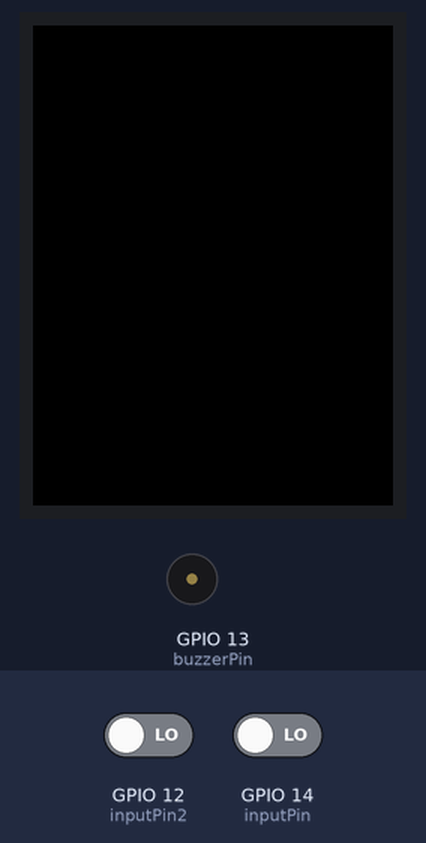
Simulated run of this sketch. Board: ESP32. Parts: 240×320 colour display, buzzer (waves = sounding). Inputs (shaded band) come from the test bench; at power-on: GPIO 12 (inputPin2) LOW, GPIO 14 (inputPin) LOW. What the sketch prints to the serial monitor is not drawn.

Above: at 1.3 s.
1.4 s: GPIO 12 (inputPin2) driven HIGH
At 4.2 s:
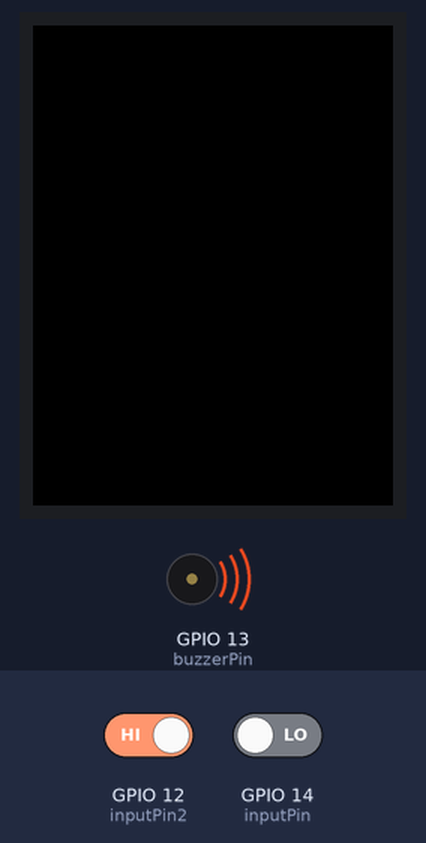
4.4 s: GPIO 12 (inputPin2) driven LOW
At 6.3 s:
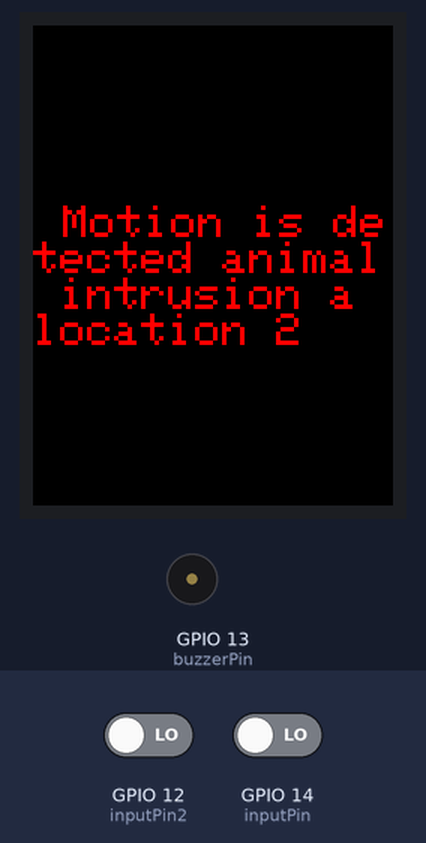
6.9 s: GPIO 14 (inputPin) driven HIGH
At 7.7 s:
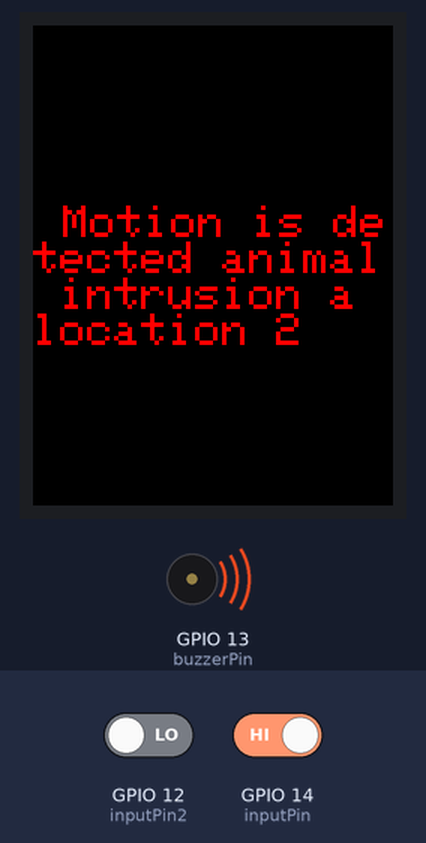
9.9 s: GPIO 14 (inputPin) driven LOW
At 10.6 s:
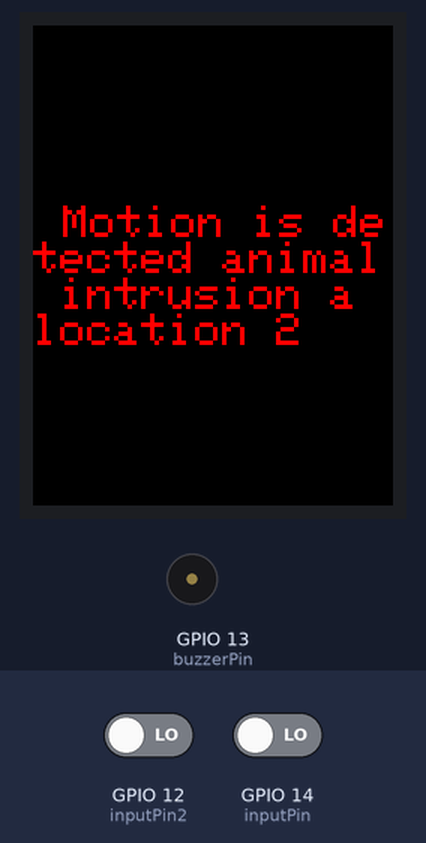
11.4 s: GPIO 12 (inputPin2) driven HIGH
At 11.7 s:
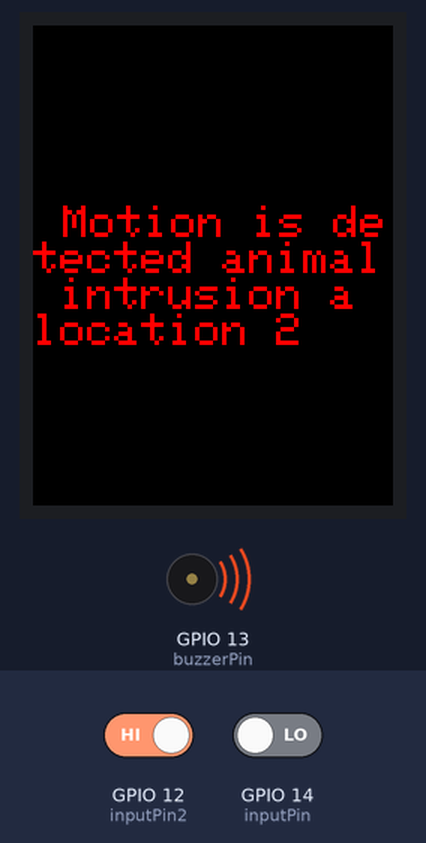
Timing chart, 0 to 15.4 s (numbered marks = the images above; inputs shaded):
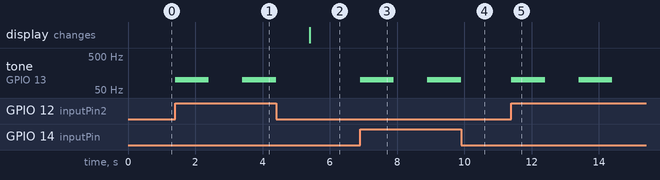

Measured:
- after the input at 1.4 s, tone on GPIO 13 (buzzerPin): silent → 100 Hz at once, → silent 1.0 s later, → 100 Hz 1.0 s later
- after the input at 4.4 s, tone on GPIO 13 (buzzerPin): goes on until 4.4 s, then stays silent
- after the input at 6.9 s, tone on GPIO 13 (buzzerPin): silent → 100 Hz at once, → silent 1.0 s later, → 100 Hz 1.0 s later
- after the input at 9.9 s, tone on GPIO 13 (buzzerPin): goes on until 9.9 s, then stays silent
- after the input at 11.4 s, tone on GPIO 13 (buzzerPin): alternates 100 Hz for 1.0 s and silent for 1.0 s, starting at once

The sketch:

esp32-ili9341-hello.ino
```cpp
#include "SPI.h"
#include "Adafruit_GFX.h"
#include "Adafruit_ILI9341.h"

#define TFT_DC 2
#define TFT_CS 15
Adafruit_ILI9341 tft = Adafruit_ILI9341(TFT_CS, TFT_DC);

int inputPin2 = 12;
int inputPin = 14;
int pirState = LOW;
int val = 0;
int val2=0;
int buzzerPin = 13;


void setup() {
  pinMode(inputPin2, INPUT);
  pinMode(inputPin, INPUT);
  pinMode(buzzerPin , OUTPUT);
  Serial.begin(9600);
  tft.begin();


}

void loop() {
  val = digitalRead(inputPin);
  val2= digitalRead(inputPin2);
  if (val == HIGH) {
    tone(buzzerPin, 100);
    delay(1000);
    noTone(buzzerPin);
    delay(1000);
    tone(buzzerPin, 100, 1000);
    delay(2000);
    if (pirState == LOW) {
      Serial.println("Motion is detected animal intrusion");
      pirState = HIGH;
      tft.setCursor(20, 120);
      tft.setTextColor(ILI9341_RED);
      tft.setTextSize(3);
      tft.println("Motion is detected animal intrusion");
    }
  }
  else if (val2 == HIGH) {
    tone(buzzerPin, 100);
    delay(1000);
    noTone(buzzerPin);
    delay(1000);
    tone(buzzerPin, 100, 1000);
    delay(2000);
    if (pirState == LOW) {
      Serial.println("Motion is detected animal intrusion at location 2");
      pirState = HIGH;
      tft.setCursor(20, 120);
      tft.setTextColor(ILI9341_RED);
      tft.setTextSize(3);
      tft.println("Motion is detected animal intrusion a location 2");
    }
  } else {
    if (pirState == HIGH) {

      Serial.println("Motion ended");

      pirState = LOW;
    }
  }
}
```
